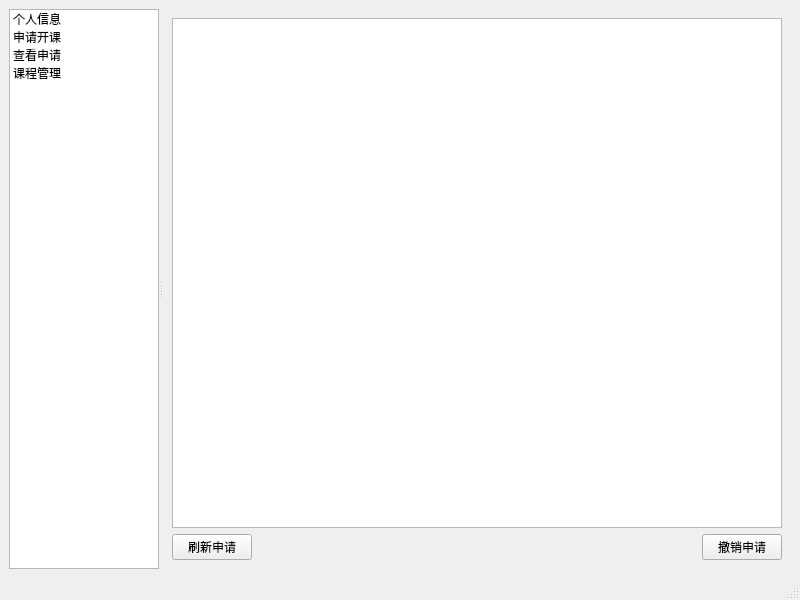
<?xml version="1.0" encoding="UTF-8"?>
<ui version="4.0">
 <class>TeacherWindow</class>
 <widget class="QMainWindow" name="TeacherWindow">
  <property name="geometry">
   <rect>
    <x>0</x>
    <y>0</y>
    <width>800</width>
    <height>600</height>
   </rect>
  </property>
  <property name="windowTitle">
   <string>教师管理窗口</string>
  </property>
  <widget class="QWidget" name="centralwidget">
   <layout class="QVBoxLayout" name="verticalLayout">
    <item>
     <widget class="QSplitter" name="splitter">
      <property name="orientation">
       <enum>Qt::Horizontal</enum>
      </property>
      <widget class="QListWidget" name="listWidget">
       <property name="sizePolicy">
        <sizepolicy hsizetype="Fixed" vsizetype="Expanding">
         <horstretch>0</horstretch>
         <verstretch>0</verstretch>
        </sizepolicy>
       </property>
       <property name="maximumSize">
        <size>
         <width>150</width>
         <height>16777215</height>
        </size>
       </property>
       <item>
        <property name="text">
         <string>个人信息</string>
        </property>
       </item>
       <item>
        <property name="text">
         <string>申请开课</string>
        </property>
       </item>
       <item>
        <property name="text">
         <string>查看申请</string>
        </property>
       </item>
       <item>
        <property name="text">
         <string>课程管理</string>
        </property>
       </item>
      </widget>
      <widget class="QStackedWidget" name="stackedWidget">
       <property name="currentIndex">
        <number>2</number>
       </property>
       <widget class="QWidget" name="page">
        <layout class="QVBoxLayout" name="verticalLayout_6">
         <item>
          <layout class="QGridLayout" name="gridLayout">
           <item row="0" column="0">
            <widget class="QLabel" name="label_2">
             <property name="text">
              <string>教师编号</string>
             </property>
            </widget>
           </item>
           <item row="0" column="1">
            <widget class="QLineEdit" name="teacherNoLineEdit">
             <property name="readOnly">
              <bool>true</bool>
             </property>
            </widget>
           </item>
           <item row="1" column="0">
            <widget class="QLabel" name="label">
             <property name="text">
              <string>教师姓名</string>
             </property>
            </widget>
           </item>
           <item row="1" column="1">
            <widget class="QLineEdit" name="teacherNameLineEdit">
             <property name="readOnly">
              <bool>true</bool>
             </property>
            </widget>
           </item>
           <item row="2" column="0">
            <widget class="QLabel" name="label_3">
             <property name="text">
              <string>教师性别</string>
             </property>
            </widget>
           </item>
           <item row="2" column="1">
            <widget class="QLineEdit" name="sexLineEdit">
             <property name="readOnly">
              <bool>true</bool>
             </property>
            </widget>
           </item>
           <item row="3" column="0">
            <widget class="QLabel" name="label_4">
             <property name="text">
              <string>所在院系</string>
             </property>
            </widget>
           </item>
           <item row="3" column="1">
            <widget class="QLineEdit" name="departmentLineEdit">
             <property name="readOnly">
              <bool>true</bool>
             </property>
            </widget>
           </item>
           <item row="4" column="0">
            <widget class="QLabel" name="label_5">
             <property name="text">
              <string>电子邮件</string>
             </property>
            </widget>
           </item>
           <item row="4" column="1">
            <widget class="QLineEdit" name="emailLineEdit"/>
           </item>
           <item row="5" column="0">
            <widget class="QLabel" name="label_6">
             <property name="text">
              <string>个人介绍</string>
             </property>
             <property name="alignment">
              <set>Qt::AlignLeading|Qt::AlignLeft|Qt::AlignTop</set>
             </property>
            </widget>
           </item>
           <item row="5" column="1">
            <widget class="QPlainTextEdit" name="personalInfoTextEdit"/>
           </item>
          </layout>
         </item>
         <item>
          <layout class="QHBoxLayout" name="horizontalLayout_2">
           <item>
            <spacer name="horizontalSpacer_3">
             <property name="orientation">
              <enum>Qt::Horizontal</enum>
             </property>
             <property name="sizeHint" stdset="0">
              <size>
               <width>40</width>
               <height>20</height>
              </size>
             </property>
            </spacer>
           </item>
           <item>
            <widget class="QPushButton" name="savePushButton">
             <property name="text">
              <string>保存变更</string>
             </property>
            </widget>
           </item>
          </layout>
         </item>
        </layout>
       </widget>
       <widget class="QWidget" name="page_2">
        <layout class="QVBoxLayout" name="verticalLayout_7">
         <item>
          <layout class="QGridLayout" name="gridLayout_2">
           <item row="0" column="0">
            <widget class="QLabel" name="label_7">
             <property name="text">
              <string>课程名称</string>
             </property>
            </widget>
           </item>
           <item row="0" column="1">
            <widget class="QLineEdit" name="CourseNameineEdit"/>
           </item>
           <item row="1" column="0">
            <widget class="QLabel" name="label_8">
             <property name="text">
              <string>课程性质</string>
             </property>
            </widget>
           </item>
           <item row="1" column="1">
            <widget class="QComboBox" name="CoursePropertyComboBox">
             <item>
              <property name="text">
               <string>必修</string>
              </property>
             </item>
             <item>
              <property name="text">
               <string>限选</string>
              </property>
             </item>
             <item>
              <property name="text">
               <string>选修</string>
              </property>
             </item>
            </widget>
           </item>
           <item row="2" column="0">
            <widget class="QLabel" name="label_9">
             <property name="text">
              <string>课时数</string>
             </property>
            </widget>
           </item>
           <item row="2" column="1">
            <widget class="QComboBox" name="courseLengthComboBox">
             <item>
              <property name="text">
               <string>1</string>
              </property>
             </item>
             <item>
              <property name="text">
               <string>2</string>
              </property>
             </item>
             <item>
              <property name="text">
               <string>3</string>
              </property>
             </item>
             <item>
              <property name="text">
               <string>4</string>
              </property>
             </item>
             <item>
              <property name="text">
               <string>6</string>
              </property>
             </item>
             <item>
              <property name="text">
               <string>7</string>
              </property>
             </item>
             <item>
              <property name="text">
               <string>8</string>
              </property>
             </item>
             <item>
              <property name="text">
               <string>9</string>
              </property>
             </item>
             <item>
              <property name="text">
               <string>10</string>
              </property>
             </item>
            </widget>
           </item>
           <item row="3" column="0">
            <widget class="QLabel" name="label_10">
             <property name="text">
              <string>课程介绍</string>
             </property>
             <property name="alignment">
              <set>Qt::AlignLeading|Qt::AlignLeft|Qt::AlignTop</set>
             </property>
            </widget>
           </item>
           <item row="3" column="1">
            <widget class="QPlainTextEdit" name="CourseInfoPlainTextEdit"/>
           </item>
          </layout>
         </item>
         <item>
          <layout class="QHBoxLayout" name="horizontalLayout_3">
           <item>
            <spacer name="horizontalSpacer_4">
             <property name="orientation">
              <enum>Qt::Horizontal</enum>
             </property>
             <property name="sizeHint" stdset="0">
              <size>
               <width>208</width>
               <height>20</height>
              </size>
             </property>
            </spacer>
           </item>
           <item>
            <widget class="QPushButton" name="submitPushButton">
             <property name="text">
              <string>提交申请</string>
             </property>
            </widget>
           </item>
          </layout>
         </item>
        </layout>
       </widget>
       <widget class="QWidget" name="page_3">
        <layout class="QVBoxLayout" name="verticalLayout_2">
         <item>
          <widget class="QTableView" name="applyTableView">
           <attribute name="horizontalHeaderStretchLastSection">
            <bool>true</bool>
           </attribute>
          </widget>
         </item>
         <item>
          <layout class="QHBoxLayout" name="horizontalLayout">
           <item>
            <widget class="QPushButton" name="refreshApplypushButton">
             <property name="text">
              <string>刷新申请</string>
             </property>
            </widget>
           </item>
           <item>
            <spacer name="horizontalSpacer">
             <property name="orientation">
              <enum>Qt::Horizontal</enum>
             </property>
             <property name="sizeHint" stdset="0">
              <size>
               <width>258</width>
               <height>20</height>
              </size>
             </property>
            </spacer>
           </item>
           <item>
            <widget class="QPushButton" name="CancelApplyPushButton">
             <property name="sizePolicy">
              <sizepolicy hsizetype="Fixed" vsizetype="Fixed">
               <horstretch>0</horstretch>
               <verstretch>0</verstretch>
              </sizepolicy>
             </property>
             <property name="maximumSize">
              <size>
               <width>400</width>
               <height>16777215</height>
              </size>
             </property>
             <property name="text">
              <string>撤销申请</string>
             </property>
            </widget>
           </item>
          </layout>
         </item>
        </layout>
       </widget>
       <widget class="QWidget" name="page_4">
        <layout class="QVBoxLayout" name="verticalLayout_5">
         <item>
          <widget class="QGroupBox" name="groupBox">
           <property name="title">
            <string>课程</string>
           </property>
           <layout class="QVBoxLayout" name="verticalLayout_3">
            <item>
             <widget class="QTableView" name="courseTableView">
              <property name="sizePolicy">
               <sizepolicy hsizetype="Expanding" vsizetype="Fixed">
                <horstretch>0</horstretch>
                <verstretch>0</verstretch>
               </sizepolicy>
              </property>
              <attribute name="horizontalHeaderStretchLastSection">
               <bool>true</bool>
              </attribute>
             </widget>
            </item>
           </layout>
          </widget>
         </item>
         <item>
          <widget class="QGroupBox" name="groupBox_2">
           <property name="title">
            <string>学生</string>
           </property>
           <layout class="QVBoxLayout" name="verticalLayout_4">
            <item>
             <widget class="QTableView" name="studentTableView">
              <property name="sortingEnabled">
               <bool>true</bool>
              </property>
              <attribute name="horizontalHeaderStretchLastSection">
               <bool>true</bool>
              </attribute>
             </widget>
            </item>
           </layout>
          </widget>
         </item>
         <item>
          <widget class="QSplitter" name="splitter_2">
           <property name="orientation">
            <enum>Qt::Horizontal</enum>
           </property>
           <widget class="QPushButton" name="submitScorePushButton">
            <property name="text">
             <string>成绩录入</string>
            </property>
           </widget>
          </widget>
         </item>
        </layout>
       </widget>
      </widget>
     </widget>
    </item>
   </layout>
  </widget>
  <widget class="QMenuBar" name="menubar">
   <property name="geometry">
    <rect>
     <x>0</x>
     <y>0</y>
     <width>800</width>
     <height>23</height>
    </rect>
   </property>
  </widget>
  <widget class="QStatusBar" name="statusbar"/>
 </widget>
 <resources/>
 <connections/>
</ui>
